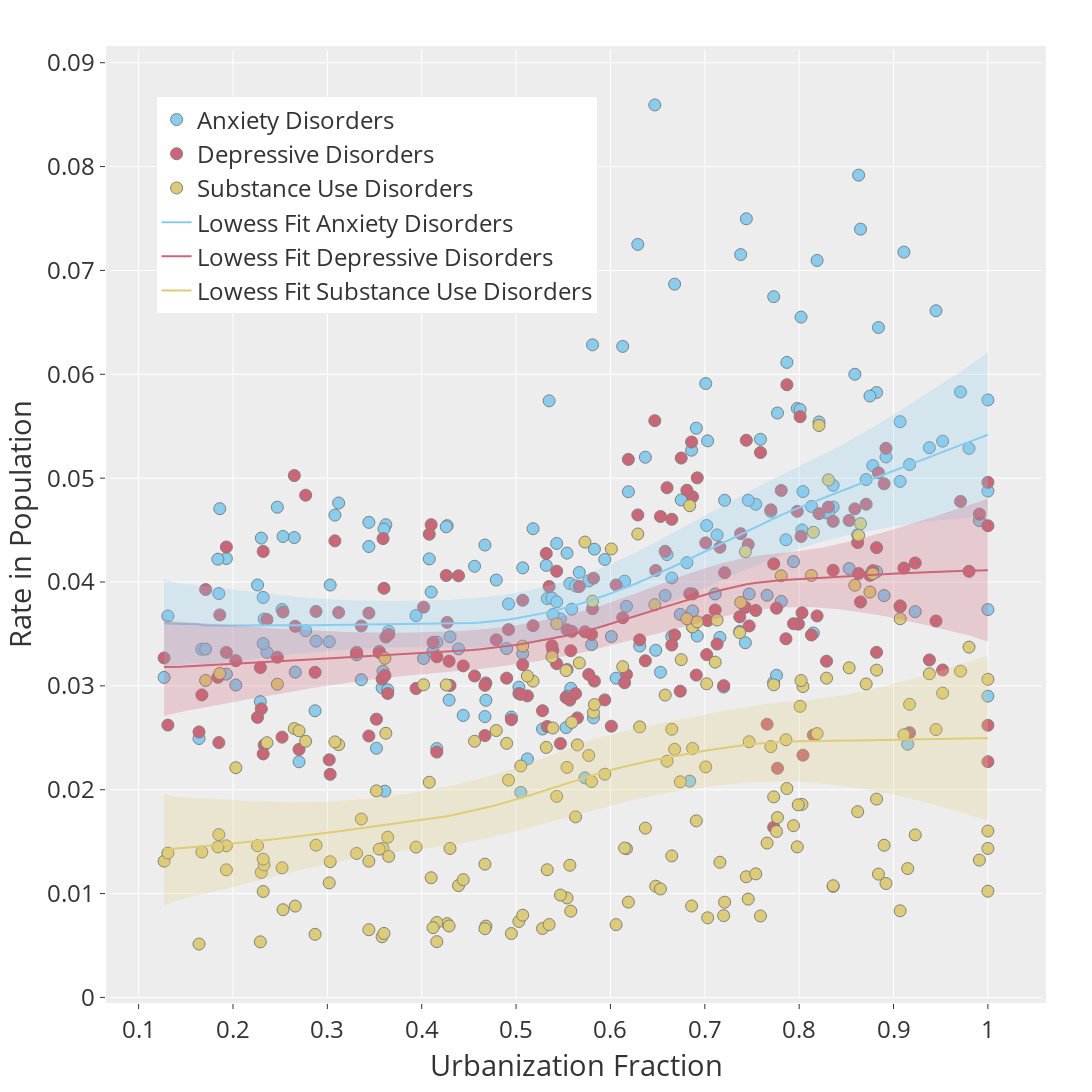

Notebook source saved alongside this figure:
### Markdown cell above
# Plot CMDs vs urban population with lowess fit and CI

### Code cell
#Column headers and x,y values
labels = ['Anxiety Disorders', 'Depressive Disorders','Substance Use Disorders']

x = df['2017_urban'] #2017 urbanization data
y = [df['val_anxiety'].div(100000), df['val_depressive'].div(100000), df['val_substanceuse'].div(100000)]
hovertext = df['location_name']

fig = plotdata(x,y,labels, colors, hovertext, bubble=False)
fig.show()
cmd_lowess_plot = fig
